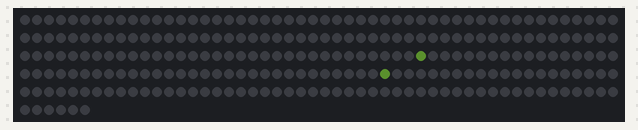
Bench run of a program on a simulated Raspberry Pi Pico running MicroPython. On the bench: 256 RGB LEDs in strip order, left to right, continuing on the next row. Dim RGB values are drawn brighter than linear; random numbers come from a fixed seed.

Above: at 1.19 s.
At 13.71 s:
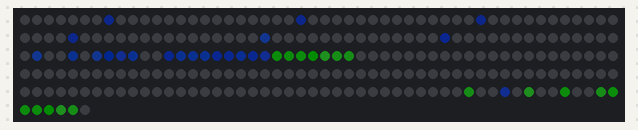
At 20.54 s:
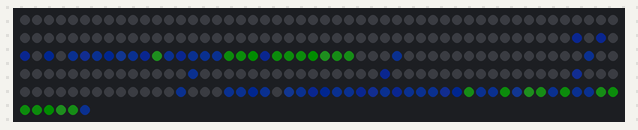
At 39.92 s:
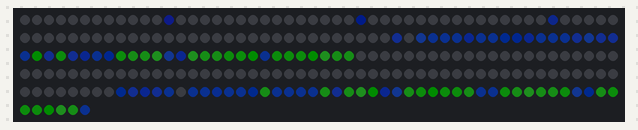

The program:

elemente.py
```python
# Demo: Elemente. Physik-Sandkasten: ein Spender giesst Sand, Wasser, Lava und Samen aus. Lava und
# Wasser werden zu Stein und Dampf, Dampf regnet wieder ab, Pflanzen wachsen ins Wasser und brennen.
import time, random, micropython, array, gc
import matrix as m

W, H = m.W, m.H
FRAME_MS = 40
FULL = 165           # so viele belegte Pixel, dann oeffnet sich der Boden
KEEP = 30            # beim Ablaufen bleibt etwa so viel uebrig
DRAIN_MAX = 200      # laengstens so lange (Bilder) wird abgelassen
PHASE = (60, 160)    # Dauer einer Giess-Phase in Bildern (von, bis)
# Giess-Phasen: (Material, alle wie viele Bilder ein Pixel, Gewicht)
POUR = ((1, 2, 4),   # Sand
        (2, 2, 4),   # Wasser
        (3, 3, 3),   # Lava
        (8, 6, 3),   # Samen
        (9, 3, 2),   # Regen (Wasser an zufaelligen Stellen)
        (0, 1, 2))   # Pause

# Stoffe: 0 leer, 1 Sand, 2 Wasser, 3 Lava, 4 Stein, 5 Dampf, 6 Pflanze, 7 Feuer, 8 Samen
PAL = bytes((0, 0, 0,  255, 200, 60,  30, 90, 255,  255, 70, 0,  140, 140, 160,
             170, 180, 210,  40, 220, 40,  255, 160, 0,  170, 255, 80))
# Dichte als Bewegender (wer sinkt durch wen) und als Ziel (255 = feste Wand)
MD = bytes((0, 5, 2, 3, 5, 1, 0, 0, 5))
TD = bytes((0, 255, 2, 255, 255, 1, 255, 255, 255))
VAR = bytes((0, 30, 25, 90, 25, 30, 40, 120, 20))   # Farbschwankung je Stoff

# grosse Puffer zuerst
g = bytearray(W * H)                 # Stoff je Zelle
st = bytearray(W * H)                # Bildstempel: Zelle hat sich in diesem Bild schon bewegt
RND = bytearray(4096)
for i in range(4096):
    RND[i] = random.getrandbits(8)
IDX = array.array('H', [m.xy(i % W, i // W) * 3 for i in range(W * H)])
ri = array.array('i', [0])           # Lesezeiger in RND

@micropython.viper
def step(g: ptr8, st: ptr8, R: ptr8, rp: ptr32, md: ptr8, td: ptr8, fr: int) -> int:
    p = int(rp[0])
    stamp = fr % 255 + 1
    if stamp == 1:
        for i in range(256):
            st[i] = 0
    filled = 0
    y = 15
    while y >= 0:
        for k in range(16):
            x = k if ((fr + y) & 1) else 15 - k
            i = y * 16 + x
            t = int(g[i])
            if t == 0:
                continue
            filled += 1
            if int(st[i]) == stamp:
                continue
            p = (p + 1) & 4095
            r = int(R[p])
            # Reaktionen mit den vier Nachbarn
            if t == 3 or t == 6 or t == 7:
                for n in range(4):
                    if n == 0:
                        if y == 0:
                            continue
                        j = i - 16
                    elif n == 1:
                        if y == 15:
                            continue
                        j = i + 16
                    elif n == 2:
                        if x == 0:
                            continue
                        j = i - 1
                    else:
                        if x == 15:
                            continue
                        j = i + 1
                    u = int(g[j])
                    if t == 3:
                        if u == 2:
                            g[i] = 4; g[j] = 5; st[j] = stamp
                            t = 4
                        elif u == 6 or u == 8:
                            g[j] = 7; st[j] = stamp
                    elif t == 6:
                        if u == 2 and r < 2:
                            g[j] = 6; st[j] = stamp
                        elif u == 0 and n == 0 and r == 255:
                            g[j] = 6; st[j] = stamp     # selten nach oben ueber das Wasser
                    elif t == 7:
                        if (u == 6 or u == 8) and r < 110:
                            g[j] = 7; st[j] = stamp
                        elif u == 2:
                            g[j] = 5; st[j] = stamp     # Wasser loescht, wird zu Dampf
                            t = 0
                if t == 7 or t == 0:
                    if t == 0 or r < 14:
                        g[i] = 0
                    continue
                if t == 6:
                    continue
            if t == 5:
                # Dampf steigt, kondensiert oben zu Regen, verschwindet selten
                moved = 0
                if y > 0:
                    for n in range(3):
                        if n == 0:
                            j = i - 16
                        else:
                            s = 1 if ((r + n) & 1) else -1
                            if n == 2:
                                s = -s
                            if x + s < 0 or x + s > 15:
                                continue
                            j = i - 16 + s
                            if r & 2:
                                j = i + s           # auch seitlich treiben
                        u = int(g[j])
                        if u == 0 or u == 2:
                            g[j] = 5; g[i] = u; st[j] = stamp
                            moved = 1
                            break
                if moved == 0:
                    if y == 0 and r < 12:
                        g[i] = 2
                    elif r == 0:
                        g[i] = 0
                continue
            if t == 3 and r < 170:
                continue                            # Lava ist zaeh
            mt = int(md[t])
            moved = 0
            if y < 15:
                j = i + 16
                if int(td[int(g[j])]) < mt:
                    g[i] = g[j]; g[j] = t; st[j] = stamp
                    moved = 1
                else:
                    s = 1 if (r & 1) else -1
                    for n in range(2):
                        if x + s >= 0 and x + s <= 15:
                            j = i + 16 + s
                            if int(td[int(g[j])]) < mt:
                                g[i] = g[j]; g[j] = t; st[j] = stamp
                                moved = 1
                                break
                        s = -s
            if moved == 0 and (t == 2 or t == 3):
                # Fluessigkeit laeuft zur Seite
                s = 1 if (r & 4) else -1
                for n in range(2):
                    if x + s >= 0 and x + s <= 15:
                        j = i + s
                        if int(td[int(g[j])]) < mt:
                            g[i] = g[j]; g[j] = t; st[j] = stamp
                            moved = 1
                            break
                    s = -s
            if moved == 0 and t == 8:
                g[i] = 6                            # Samen keimt
        y -= 1
    rp[0] = p
    return filled

@micropython.viper
def draw(g: ptr8, pal: ptr8, var: ptr8, R: ptr8, rp: ptr32, idx: ptr16, dst: ptr8):
    p = int(rp[0])
    for i in range(256):
        t = int(g[i])
        j = int(idx[i])
        if t == 0:
            dst[j] = 0; dst[j + 1] = 0; dst[j + 2] = 0
            continue
        v = int(var[t])
        if t == 3 or t == 7 or t == 2:
            p = (p + 1) & 4095
            d = (int(R[p]) * v) >> 8                # flackert / schimmert
        else:
            d = ((((i * 7) ^ (i >> 4) * 13) & 7) * v) >> 3   # feste Koernung
        k = t * 3
        for c in range(3):
            val = int(pal[k + c]) - d
            if val < 0:
                val = 0
            dst[j + c] = val
    rp[0] = p

def pick():
    # viel Wasser oder viele Pflanzen machen Lava wahrscheinlicher, damit etwas passiert
    boost = 1 + (g.count(b"\x02") > 40) * 2 + (g.count(b"\x06") > 30) * 3
    ws = [w * boost if mat == 3 else w for mat, _, w in POUR]
    r = random.randrange(sum(ws))
    for (mat, every, _), w in zip(POUR, ws):
        if r < w:
            return mat, every
        r -= w

mat, every = pick()
left = random.randrange(*PHASE)
px = random.uniform(2, 13)
vx = random.choice((-0.15, 0.15))
drain = 0
frame = 0

while True:
    t = time.ticks_ms()
    frame += 1
    filled = step(g, st, RND, ri, MD, TD, frame)

    if drain:
        drain += 1
        if filled < KEEP or drain > DRAIN_MAX:
            drain = 0
        elif drain % 25 == 0:
            # haengengebliebene Pflanzen: eine faengt Feuer
            k = random.randrange(W * H)
            for n in range(W * H):
                if g[(k + n) % (W * H)] == 6:
                    g[(k + n) % (W * H)] = 7
                    break
        for x in range(W):
            if random.random() < 0.35:
                g[(H - 1) * W + x] = 0
    else:
        if filled > FULL:
            drain = 1
        # Spender wandert oben hin und her
        px += vx
        if px < 1 or px > W - 2:
            vx = -vx
        if random.random() < 0.01:
            vx = -vx
        if mat and frame % every == 0:
            if mat == 9:
                x = random.randrange(W)
                if g[x] == 0:
                    g[x] = 2
            else:
                x = int(px + 0.5)
                if g[x] == 0:
                    g[x] = mat
        left -= 1
        if left <= 0:
            mat, every = pick()
            left = random.randrange(*PHASE)

    draw(g, PAL, VAR, RND, ri, IDX, m.buf)
    m.show()
    if frame % 8 == 0:
        gc.collect()
    time.sleep_ms(max(0, FRAME_MS - time.ticks_diff(time.ticks_ms(), t)))
```

matrix.py
```python
# Gemeinsame Bibliothek fuer alle Demos: 4x WS2812B 8x8 als 16x16-Flaeche an GP22
# Anordnung: 1 links oben, 2 links unten, 3 rechts oben, 4 rechts unten
# Farben werden immer in voller Aufloesung (0-255) angegeben, show() dimmt sie herunter.
import machine, neopixel, micropython, array

PIN = 22
W = H = 16
N = W * H
MAX = 16  # max. Helligkeit pro Kanal (0-255) -> ca. 500 mA gesamt, VSYS gemessen stabil bis MAX 22
# Helligkeitsausgleich je Matrix (1, 2, 3, 4) und Farbkanal (R, G, B).
# Matrix 1 hat andere LEDs: Rot/Gruen doppelt so hell, Blau ca. 1,45x (per Auge abgeglichen)
GAIN = ((0.5, 0.5, 0.69), (1, 1, 1), (1, 1, 1), (1, 1, 1))
# Strombremse: Summe aller Kanaele (0-255) darf das nicht ueberschreiten,
# sonst wird alles gleichmaessig gedimmt. 255 je LED = so viel wie der Regenbogen.
BUDGET = N * 255

_np = neopixel.NeoPixel(machine.Pin(PIN), N)
buf = bytearray(N * 3)  # R, G, B je LED, Index = LED-Nummer in der Kette

# Faktor je LED und Kanal in Festkomma (x1024), damit show() ohne Fliesskomma auskommt
_mul = array.array('H', [round(MAX * GAIN[i // 3 // 64][i % 3] * 1024 / 255) for i in range(N * 3)])

@micropython.viper
def _sum(src: ptr8, n: int) -> int:
    t = 0
    i = 0
    while i < n:
        t += src[i]
        i += 1
    return t

@micropython.viper
def _render(src: ptr8, dst: ptr8, mul: ptr16, n: int, k: int):
    # RGB (0-255) -> gedimmt, korrigiert, gerundet, in GRB-Reihenfolge fuer die WS2812B
    j = 0
    while j < n:
        dst[j + 1] = (src[j] * mul[j] * k + 524288) >> 20
        dst[j] = (src[j + 1] * mul[j + 1] * k + 524288) >> 20
        dst[j + 2] = (src[j + 2] * mul[j + 2] * k + 524288) >> 20
        j += 3

def xy(x, y):
    m = (x // 8) * 2 + (y // 8)
    return m * 64 + (y % 8) * 8 + (x % 8)

def set(x, y, c):
    if 0 <= x < W and 0 <= y < H:
        i = xy(x, y) * 3
        buf[i] = c[0]; buf[i + 1] = c[1]; buf[i + 2] = c[2]

def get(x, y):
    i = xy(x, y) * 3
    return (buf[i], buf[i + 1], buf[i + 2])

def fill(c):
    for i in range(0, N * 3, 3):
        buf[i] = c[0]; buf[i + 1] = c[1]; buf[i + 2] = c[2]

def clear():
    fill((0, 0, 0))

def show():
    tot = _sum(buf, N * 3)
    k = 1024 if tot <= BUDGET else 1024 * BUDGET // tot
    _render(buf, _np.buf, _mul, N * 3, k)
    _np.write()

def wheel(p):
    # Farbrad 0..767, jeweils nur 2 Kanaele aktiv
    p %= 768
    if p < 256:
        return (255 - p, p, 0)
    p -= 256
    if p < 256:
        return (0, 255 - p, p)
    p -= 256
    return (p, 0, 255 - p)
```
